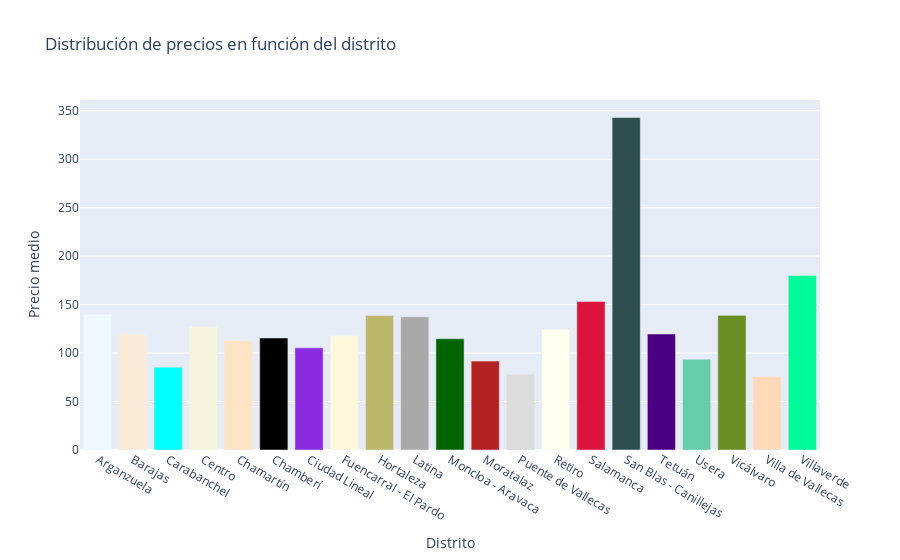

The notebook cell saved with this chart:
### Code cell
# Cómo es la distribución de precios de acuerdo al barrio? 

data = [
    go.Bar(
        x = list(price_neigh.keys()),
        y = list(price_neigh.values()),
        name = "Average price per neighbourhood",
        marker_color = ["aliceblue","antiquewhite","aqua","beige","bisque","black", "blueviolet",
                        "cornsilk", "darkkhaki", "darkgrey", "darkgreen", "firebrick", "gainsboro",
                        "ivory", "crimson", "darkslategray", "indigo", "mediumaquamarine", "olivedrab", "peachpuff","mediumspringgreen"],
    )
]

layout = go.Layout(title = "Distribución de precios en función del distrito", xaxis_title = "Distrito", 
                   yaxis_title = "Precio medio",
                  )

fig = go.Figure(data = data, layout = layout)

fig.show()

### Figure 1 — Plotly figure (JSON) as saved in the notebook; plotly's stock layout.template omitted (floating-point values rounded to 4 significant figures)
{"data": [{"marker": {"color": ["aliceblue", "antiquewhite", "aqua", "beige", "bisque", "black", "blueviolet", "cornsilk", "darkkhaki", "darkgrey", "darkgreen", "firebrick", "gainsboro", "ivory", "crimson", "darkslategray", "indigo", "mediumaquamarine", "olivedrab", "peachpuff", "mediumspringgreen"]}, "name": "Average price per neighbourhood", "type": "bar", "x": ["Arganzuela", "Barajas", "Carabanchel", "Centro", "Chamartín", "Chamberí", "Ciudad Lineal", "Fuencarral - El Pardo", "Hortaleza", "Latina", "Moncloa - Aravaca", "Moratalaz", "Puente de Vallecas", "Retiro", "Salamanca", "San Blas - Canillejas", "Tetuán", "Usera", "Vicálvaro", "Villa de Vallecas", "Villaverde"], "y": [140.0, 119.8, 85.33, 127.1, 112.7, 115.5, 105.4, 117.9, 138.6, 137.4, 114.8, 91.74, 78.25, 124.6, 153.2, 343.0, 119.7, 93.55, 138.9, 75.73, 180.1]}], "layout": {"title": {"text": "Distribución de precios en función del distrito"}, "xaxis": {"title": {"text": "Distrito"}}, "yaxis": {"title": {"text": "Precio medio"}}}}
